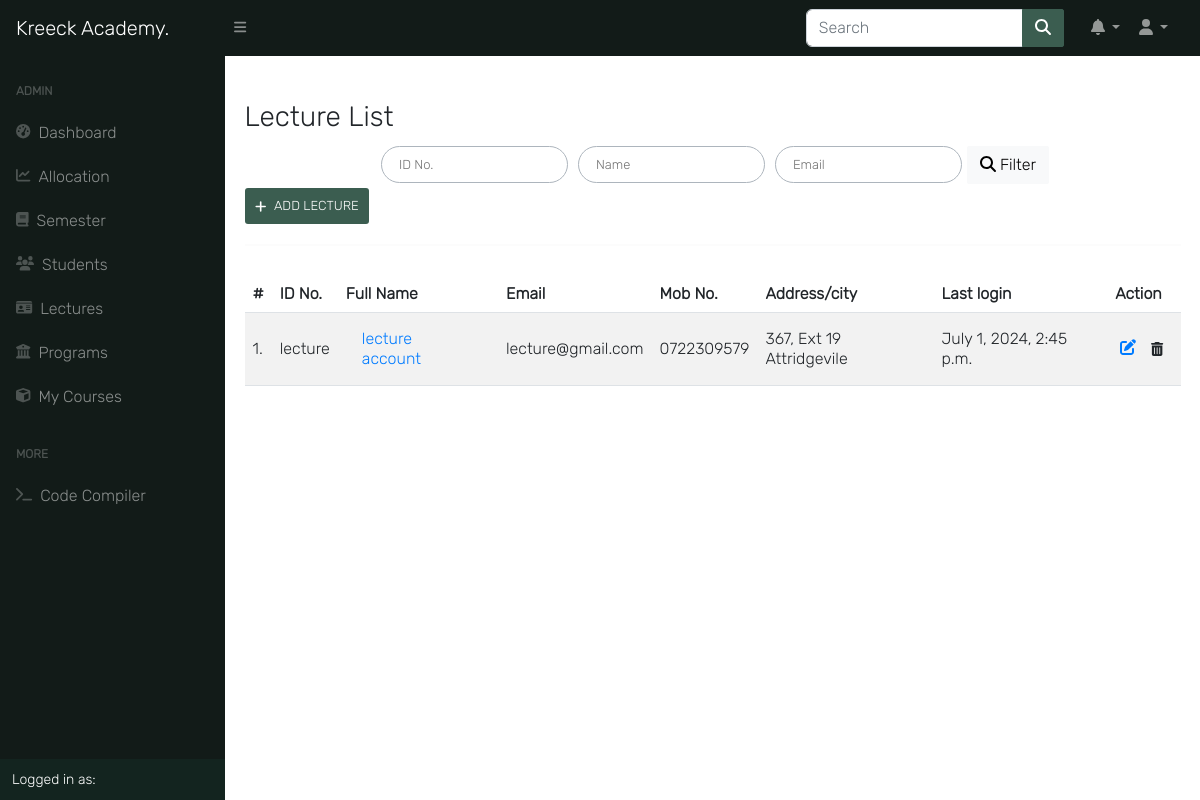
The app's page /auth/lecturers/ (signed in), older data.
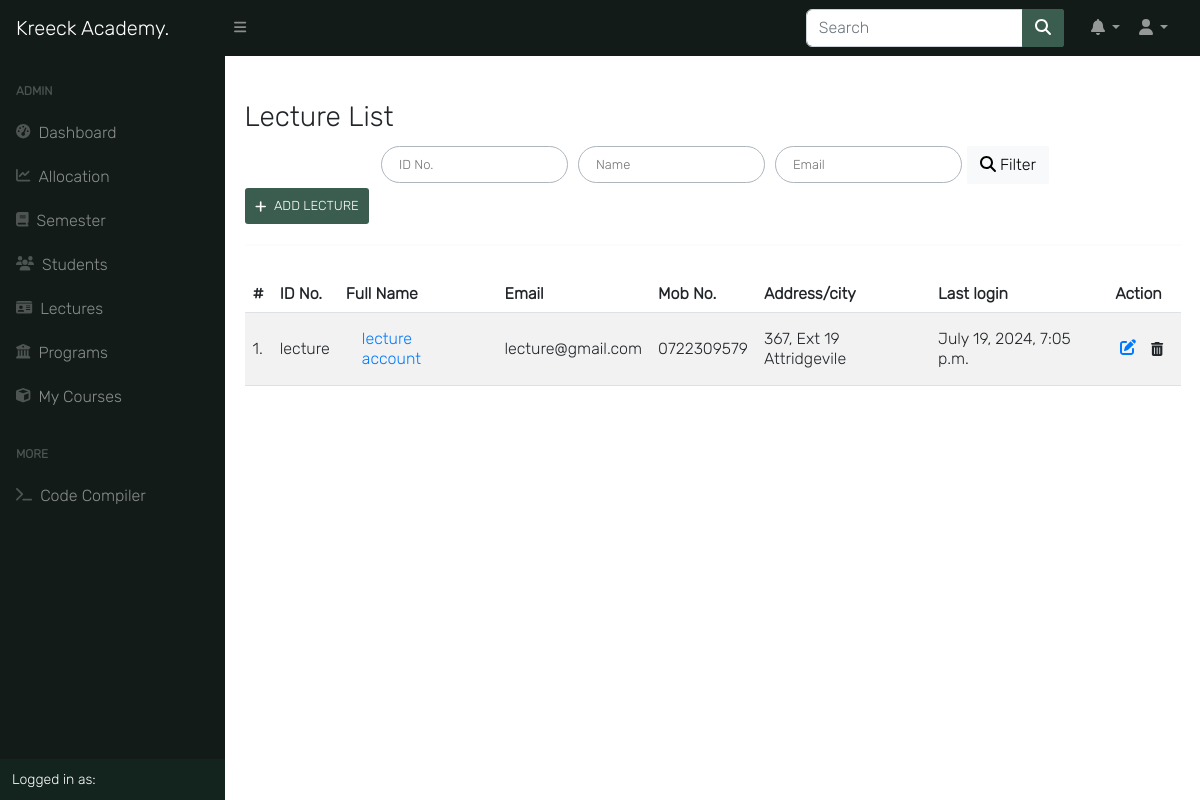
The same page, newer data.
### accounts/models.py (models this page shows, shortened)
class User(AbstractUser):
    is_student = models.BooleanField(default=False)
    is_lecturer = models.BooleanField(default=False)
    is_parent = models.BooleanField(default=False)
    is_dep_head = models.BooleanField(default=False)
    phone = models.CharField(max_length=60, blank=True, null=True)
    address = models.CharField(max_length=60, blank=True, null=True)
    picture = models.ImageField(upload_to='profile_pictures/%y/%m/%d/', default='default.png', null=True)
    email = models.EmailField(blank=True, null=True)
    username_validator = ASCIIUsernameValidator()
    objects = UserManager()
    @property
    def get_full_name(self):
        full_name = self.username
        if self.first_name and self.last_name:
            full_name = self.first_name + " " + self.last_name
        return full_name

### accounts/views.py (the view)
# urls.py: path('lecturers/', LecturerListView.as_view(), name='lecturer_list'),
@method_decorator([login_required, admin_required], name='dispatch')
class LecturerListView(ListView):
    queryset = User.objects.filter(is_lecturer=True)
    template_name = "accounts/lecturer_list.html"
    paginate_by = 10  # if pagination is desired
    def get_context_data(self, **kwargs):
        context = super().get_context_data(**kwargs)
        context['title'] = "Lecturers | Kreeck Academy"
        return context

### templates/accounts/lecturer_list.html (shortened to what this page needs)
{% extends 'base.html' %}
{% load crispy_forms_tags %}
{% block content %}
<h3 class="mt mt-4">Lecture List</h3>
<div class="content-center">
    <form class="search-form" action="" method="POST">{% csrf_token %}
        <input class="au-input" type="text" name="id_no" placeholder="ID No." value="{{ request.GET.id_no }}"/>
        <input class="au-input" type="text" name="name" placeholder="Name" value="{{ request.GET.name }}"/>
        <input class="au-input" type="text" name="email" placeholder="Email" value="{{ request.GET.email }}"/>
        <button class="btn btn-light" type="submit">
            <i class="fas fa-search"></i>  Filter
        </button>
    </form>
</div>
{% if request.user.is_superuser %}
<a class="add-button" href="{% url 'add_lecturer' %}"><i class="fas fa-plus"></i>Add Lecture</a>
{% endif %}
<hr>
<br>
<div class="table-responsive">
    <table  class="table table-striped ">
        <thead class="thead thead-dark">
            <tr>
                <th scope="col">#</th>
                <th scope="col"> ID No. </th>
                <th scope="col"> Full Name </th>
                <th scope="col"> Email </th>
                <th scope="col"> Mob No. </th>
                <th scope="col"> Address/city </th>
                <th scope="col"> Last login </th>
                {% if request.user.is_superuser %}
                <th scope="col"> Action </th>
                {% endif %}
            </tr>
        </thead>
        <tbody>
            {% for lecturer in object_list %}
            <tr>
                <td data-label="#"> {{ forloop.counter }}.</td>
                <td data-label="Username">{{ lecturer.username }}</td>
                <td data-label="Full Names"><a href="{% url 'profile_single' lecturer.id %}">{{ lecturer.get_full_name }}</a></td>
                <td data-label="Email">{{ lecturer.email }}</td>
                <td data-label="Phone">{{ lecturer.phone }}</td>
                <td data-label="Address">{{ lecturer.address }}</td>
                <td data-label="Last Login">{{ lecturer.last_login }}</td>
                {% if request.user.is_superuser %}
                <td >
                    <div class="update-delete">
                        <a href="{% url 'staff_edit' pk=lecturer.pk %}" class="update"><i class="fas fa-edit"></i></a>
                        <form action="{% url 'lecturer_delete' pk=lecturer.pk %}">{% csrf_token %}
                            <button type="submit" class="btn btn-sm"><i class="fas fa-trash-alt"></i></button>
                        </form>
                    </div>
                </td>
                {% endif %}
            {% endfor %}
        </tbody>
        </table>
</div>
</div>
</div>
{% endblock content %}

Row changes from the older to the newer data that the page shows:
changed User "lecture": last_login "July 1, 2024, 2:45 p.m." → "July 19, 2024, 7:05 p.m."
